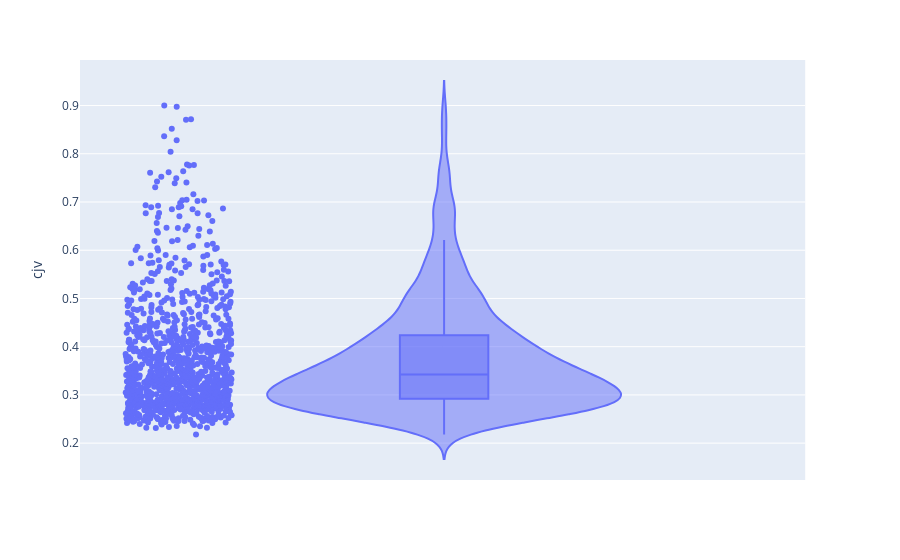

Notebook code for this chart:
### Code cell
# making the plot with express figures (less flexible)
fig_express = px.violin(data, y='cjv', box=True, points='all')
fig_express.show()

### Figure 1 — Plotly figure (JSON) as saved in the notebook; plotly's stock layout.template omitted (floating-point values rounded to 4 significant figures; data arrays with more than 128 entries replaced by an {"elided": "..."} marker saying what was removed)
{"data": [{"alignmentgroup": "True", "box": {"visible": true}, "hoverlabel": {"namelength": 0}, "hovertemplate": "cjv=%{y}", "legendgroup": "", "marker": {"color": "#636efa"}, "name": "", "offsetgroup": "", "orientation": "v", "points": "all", "scalegroup": "True", "showlegend": false, "type": "violin", "x0": " ", "xaxis": "x", "y": {"elided": "1101 float values"}, "y0": " ", "yaxis": "y"}], "layout": {"autosize": true, "legend": {"tracegroupgap": 0}, "margin": {"t": 60}, "violinmode": "group", "xaxis": {"anchor": "y", "autorange": true, "domain": [0, 0.98], "range": [-0.5112, 0.5], "type": "category"}, "yaxis": {"anchor": "x", "autorange": true, "domain": [0, 1], "range": [0.1236, 0.9944], "title": {"text": "cjv"}, "type": "linear"}}}
